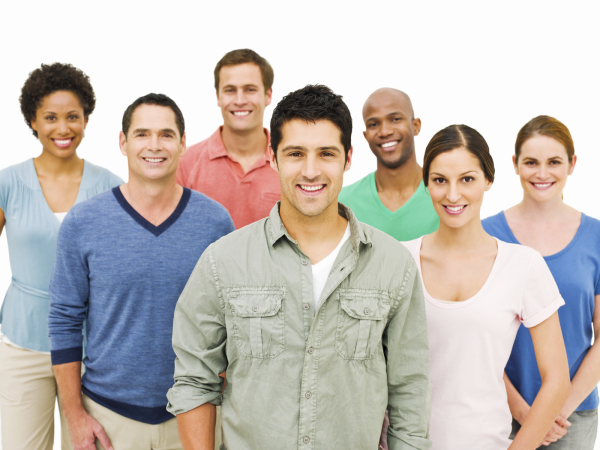
#> input picture opencv-basic/img/group_people.png, 600 x 450 px
$ python countFaces.py
#> lines starting #> are read from the running program, lines starting #| are printed output that depends on the picture; after the words box and inside, x2 and y2 are one past the last pixel; in counts of white or black regions, pixels touching at a corner belong together
import cv2 as cv
import imutils

img = cv.imread('../img/group_people.png')
#> img is the input picture: shape (450, 600, 3); mean B, G, R 182.7, 187.9, 194.6
face_cascade = cv.CascadeClassifier('haarcascade_frontalface_default.xml')

gray = cv.cvtColor(img, cv.COLOR_BGR2GRAY)
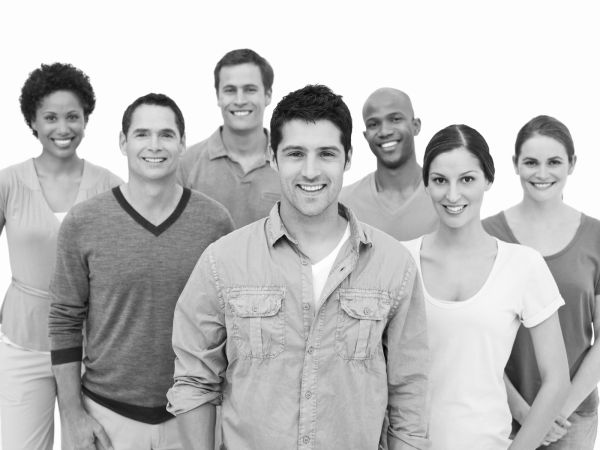
#> gray: shape (450, 600); min 0, max 254, mean 189.3


faces = face_cascade.detectMultiScale(
    gray, 1.3, 10, minSize=(30, 30))
#> faces = [[209, 66, 62, 62], [30, 93, 64, 64], [355, 99, 58, 58], [119, 108, 71, 71], [509, 137, 69, 69], [416, 152, 75, 75], [267, 118, 91, 91]]

for (x, y, w, h) in faces:
    cv.rectangle(img, (x, y), (x + w, y + h), (0, 255, 0), 2)
#> this loop made 7 passes
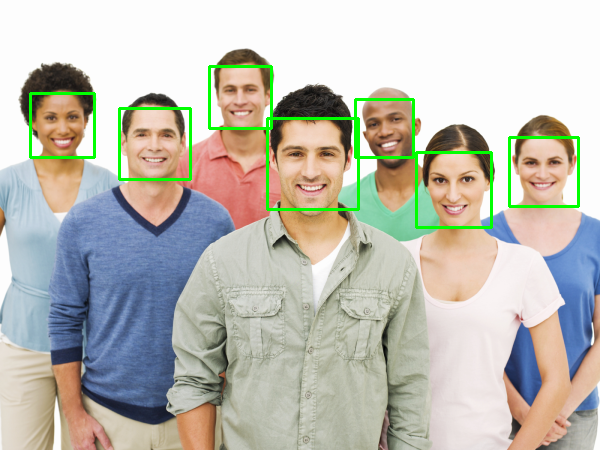
#> img: shape (450, 600, 3); 2.15% of pixels changed, all inside (x1, y1, x2, y2) = (29, 65, 580, 229)

print("Number of Faces found = " + str(len(faces)))
#| Number of Faces found = 7

cv.imshow('Image', img)
cv.waitKey()
cv.destroyAllWindows()

$ run again, with opencv-basic/img/balloon.png copied over opencv-basic/img/group_people.png
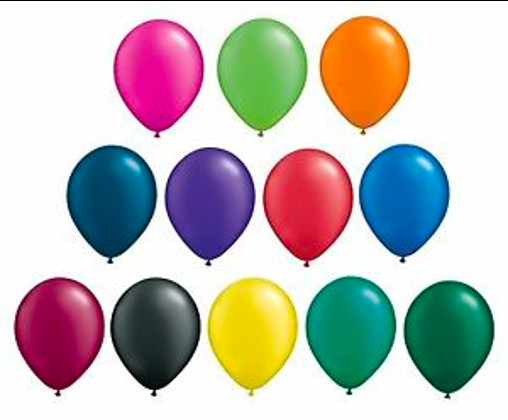
#> input picture opencv-basic/img/balloon.png, 508 x 420 px
#> img is the input picture: shape (420, 508, 3); mean B, G, R 182.3, 185.9, 190.7
#> `gray = cv.cvtColor(img, cv.COLOR_BGR2GRAY)`:
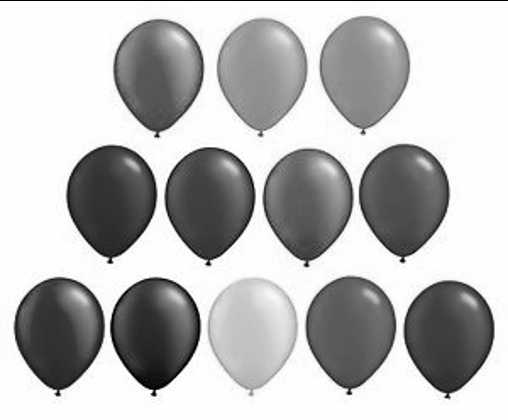
#> gray: shape (420, 508); min 0, max 255, mean 186.9
#> faces = ()
#| Number of Faces found = 0
